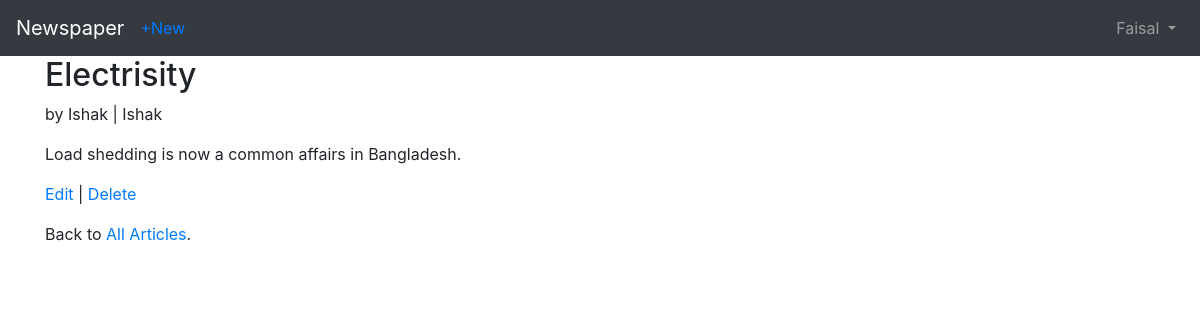
/articles/2/ (signed in), run on the app's committed database.
### accounts/models.py (models this page shows)
class CustomUser(AbstractUser):
    age = models.PositiveIntegerField(null=True,blank=True)

### articles/models.py (models this page shows, shortened)
class Articles(models.Model):
    title = models.CharField(max_length=255)
    body = models.TextField()
    date = models.DateTimeField(auto_now_add = True)
    author = models.ForeignKey(
        get_user_model(),
        on_delete = models.CASCADE,
    )

### articles/views.py (the view)
# urls.py: path('<int:pk>/',ArticleDetailView.as_view(),name='article_detail'),
class ArticleDetailView(LoginRequiredMixin,DetailView):
    model = Articles
    template_name = 'articles/article_detail.html'

### articles/templates/articles/article_detail.html
{% extends 'accounts/base.html' %}
{% block content %}
<div class="article-entry">
    <h2>{{object.title}}</h2>
    <p>by {{object.author}} | {{object.author}}</p>
    <p>{{object.body}}</p>
</div>
<p><a href="{% url 'articles:article_edit'  articles.pk %}">Edit</a> |
    <a href="{% url 'articles:article_delete' articles.pk %}">Delete</a></p>
<p>Back to <a href="{% url 'articles:article_list' %}">All Articles</a>.</p>
{% endblock content %}

### accounts/templates/accounts/base.html (shortened to what this page needs)
<!DOCTYPE html>
{% load static %}
<html lang="en">
<head>
    <link rel="stylesheet" href="https://cdn.jsdelivr.net/npm/bootstrap@4.5.3/dist/css/bootstrap.min.css">
</head>
<body>
    <nav class="navbar navbar-expand-lg navbar-dark bg-dark">
        <a class="navbar-brand" href="{% url 'pages:home' %}">Newspaper</a>
         {% if user.is_authenticated %}
         <ul class="navbar-nav mr-auto">
            <li class="nav-item">
                <a href="{% url 'articles:article_new' %}">+New</a>
            </li>
         </ul>
         {% endif %}
        <div class="collapse navbar-collapse" id="navbarSupportedContent">
            {% if user.is_authenticated %}
            <ul class="navbar-nav ml-auto">
            <li class="nav-item">
            <a class="nav-link dropdown-toggle" href="#"
            id="navbarDropdown" role="button" data-toggle="dropdown"
            aria-haspopup="true" aria-expanded="false">
            {{ user.username }}
            </a>
   </li>
    </ul>
    {% else %}
    <form class="form-inline ml-auto">
     <a href="{% url 'login' %}" class="btn btn-outline-secondary">Log In</a>
<a href="{% url 'accounts:signup' %}" class="btn btn-primary ml-2">Sign up</a>
   </form>
    {% endif %}
    </div>
   </nav>
    <main>
 <div class="container">
    {% block content %}
    {% endblock content %}
</div>
</main>
</body>
</html>

### data on the page
CustomUser: username "Faisal"
Articles: title "Electrisity", author "Ishak", body "Load shedding is now a common affairs in Bangladesh."
